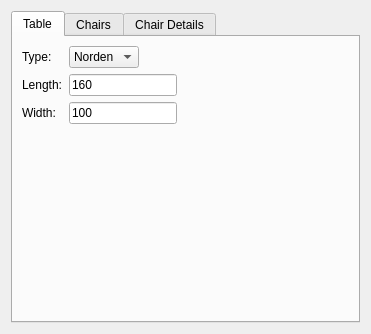
<?xml version="1.0" encoding="UTF-8"?>
<ui version="4.0">
 <class>FormWidget</class>
 <widget class="QWidget" name="FormWidget">
  <property name="geometry">
   <rect>
    <x>0</x>
    <y>0</y>
    <width>371</width>
    <height>330</height>
   </rect>
  </property>
  <property name="windowTitle">
   <string>Form</string>
  </property>
  <layout class="QVBoxLayout" name="verticalLayout">
   <item>
    <widget class="QTabWidget" name="tabWidget">
     <property name="currentIndex">
      <number>0</number>
     </property>
     <widget class="QWidget" name="tab">
      <attribute name="title">
       <string>Table</string>
      </attribute>
      <layout class="QFormLayout" name="formLayout_2">
       <property name="fieldGrowthPolicy">
        <enum>QFormLayout::FieldsStayAtSizeHint</enum>
       </property>
       <item row="1" column="0">
        <widget class="QLabel" name="label">
         <property name="text">
          <string>Length:</string>
         </property>
        </widget>
       </item>
       <item row="1" column="1">
        <widget class="RMathLineEdit" name="mleTableLength">
         <property name="text">
          <string>160</string>
         </property>
         <property name="angle" stdset="0">
          <bool>false</bool>
         </property>
         <property name="defaultValue" stdset="0">
          <double>0.000000000000000</double>
         </property>
        </widget>
       </item>
       <item row="2" column="0">
        <widget class="QLabel" name="label_2">
         <property name="text">
          <string>Width:</string>
         </property>
        </widget>
       </item>
       <item row="2" column="1">
        <widget class="RMathLineEdit" name="mleTableWidth">
         <property name="text">
          <string>100</string>
         </property>
         <property name="angle" stdset="0">
          <bool>false</bool>
         </property>
         <property name="defaultValue" stdset="0">
          <double>0.000000000000000</double>
         </property>
        </widget>
       </item>
       <item row="0" column="1">
        <widget class="QComboBox" name="comboTableType">
         <item>
          <property name="text">
           <string>Norden</string>
          </property>
         </item>
         <item>
          <property name="text">
           <string>Tobias</string>
          </property>
         </item>
        </widget>
       </item>
       <item row="0" column="0">
        <widget class="QLabel" name="label_9">
         <property name="text">
          <string>Type:</string>
         </property>
        </widget>
       </item>
      </layout>
     </widget>
     <widget class="QWidget" name="tab_2">
      <attribute name="title">
       <string>Chairs</string>
      </attribute>
      <layout class="QFormLayout" name="formLayout_3">
       <property name="fieldGrowthPolicy">
        <enum>QFormLayout::ExpandingFieldsGrow</enum>
       </property>
       <item row="0" column="0">
        <widget class="QLabel" name="label_3">
         <property name="text">
          <string>Number of Chairs:</string>
         </property>
        </widget>
       </item>
       <item row="0" column="1">
        <layout class="QHBoxLayout" name="horizontalLayout">
         <item>
          <widget class="QLabel" name="lbNumberOfChairs">
           <property name="minimumSize">
            <size>
             <width>20</width>
             <height>0</height>
            </size>
           </property>
           <property name="text">
            <string>1</string>
           </property>
           <property name="alignment">
            <set>Qt::AlignCenter</set>
           </property>
          </widget>
         </item>
         <item>
          <widget class="QSlider" name="hsNumberOfChairs">
           <property name="minimumSize">
            <size>
             <width>140</width>
             <height>0</height>
            </size>
           </property>
           <property name="minimum">
            <number>1</number>
           </property>
           <property name="maximum">
            <number>16</number>
           </property>
           <property name="pageStep">
            <number>4</number>
           </property>
           <property name="value">
            <number>4</number>
           </property>
           <property name="orientation">
            <enum>Qt::Horizontal</enum>
           </property>
           <property name="tickPosition">
            <enum>QSlider::TicksAbove</enum>
           </property>
          </widget>
         </item>
        </layout>
       </item>
       <item row="1" column="0">
        <widget class="QLabel" name="label_4">
         <property name="text">
          <string>Chair at Head / Foot:</string>
         </property>
        </widget>
       </item>
       <item row="1" column="1">
        <widget class="QComboBox" name="comboHeadFoot">
         <item>
          <property name="text">
           <string>None</string>
          </property>
         </item>
         <item>
          <property name="text">
           <string>Head</string>
          </property>
         </item>
         <item>
          <property name="text">
           <string>Foot</string>
          </property>
         </item>
         <item>
          <property name="text">
           <string>Both</string>
          </property>
         </item>
        </widget>
       </item>
      </layout>
     </widget>
     <widget class="QWidget" name="tab_3">
      <attribute name="title">
       <string>Chair Details</string>
      </attribute>
      <layout class="QVBoxLayout" name="verticalLayout_3">
       <item>
        <widget class="QGroupBox" name="groupBox">
         <property name="title">
          <string>Dimensions</string>
         </property>
         <layout class="QGridLayout" name="gridLayout">
          <item row="0" column="0">
           <widget class="QLabel" name="label_6">
            <property name="text">
             <string>Width:</string>
            </property>
           </widget>
          </item>
          <item row="0" column="1">
           <widget class="RMathLineEdit" name="mleChairWidth">
            <property name="text">
             <string>36</string>
            </property>
            <property name="angle" stdset="0">
             <bool>false</bool>
            </property>
            <property name="defaultValue" stdset="0">
             <double>0.000000000000000</double>
            </property>
           </widget>
          </item>
          <item row="1" column="0">
           <widget class="QLabel" name="label_7">
            <property name="text">
             <string>Length:</string>
            </property>
           </widget>
          </item>
          <item row="1" column="1">
           <widget class="RMathLineEdit" name="mleChairLength">
            <property name="text">
             <string>45</string>
            </property>
            <property name="angle" stdset="0">
             <bool>false</bool>
            </property>
            <property name="defaultValue" stdset="0">
             <double>0.000000000000000</double>
            </property>
           </widget>
          </item>
         </layout>
        </widget>
       </item>
       <item>
        <widget class="QCheckBox" name="cbDetailed">
         <property name="text">
          <string>Show Chair Details</string>
         </property>
        </widget>
       </item>
       <item>
        <widget class="QGroupBox" name="groupBox_2">
         <property name="title">
          <string>Rotation</string>
         </property>
         <layout class="QVBoxLayout" name="verticalLayout_2">
          <item>
           <widget class="QRadioButton" name="radioButton_3">
            <property name="text">
             <string>None</string>
            </property>
            <property name="checked">
             <bool>true</bool>
            </property>
           </widget>
          </item>
          <item>
           <widget class="QRadioButton" name="rbRandomRotation">
            <property name="text">
             <string>Random</string>
            </property>
           </widget>
          </item>
          <item>
           <widget class="QRadioButton" name="rbCustomRotation">
            <property name="text">
             <string>Custom:</string>
            </property>
           </widget>
          </item>
          <item>
           <layout class="QHBoxLayout" name="horizontalLayout_2">
            <item>
             <widget class="QWidget" name="widget" native="true"/>
            </item>
            <item>
             <widget class="RMathLineEdit" name="mleChairAngle">
              <property name="text">
               <string>0</string>
              </property>
              <property name="angle" stdset="0">
               <bool>false</bool>
              </property>
              <property name="defaultValue" stdset="0">
               <double>0.000000000000000</double>
              </property>
             </widget>
            </item>
           </layout>
          </item>
         </layout>
        </widget>
       </item>
      </layout>
     </widget>
    </widget>
   </item>
  </layout>
 </widget>
 <customwidgets>
  <customwidget>
   <class>RMathLineEdit</class>
   <extends>QLineEdit</extends>
   <header>RMathLineEdit.h</header>
  </customwidget>
 </customwidgets>
 <resources/>
 <connections>
  <connection>
   <sender>hsNumberOfChairs</sender>
   <signal>valueChanged(int)</signal>
   <receiver>lbNumberOfChairs</receiver>
   <slot>setNum(int)</slot>
   <hints>
    <hint type="sourcelabel">
     <x>209</x>
     <y>232</y>
    </hint>
    <hint type="destinationlabel">
     <x>315</x>
     <y>227</y>
    </hint>
   </hints>
  </connection>
  <connection>
   <sender>rbCustomRotation</sender>
   <signal>toggled(bool)</signal>
   <receiver>mleChairAngle</receiver>
   <slot>setVisible(bool)</slot>
   <hints>
    <hint type="sourcelabel">
     <x>185</x>
     <y>107</y>
    </hint>
    <hint type="destinationlabel">
     <x>248</x>
     <y>136</y>
    </hint>
   </hints>
  </connection>
 </connections>
</ui>
